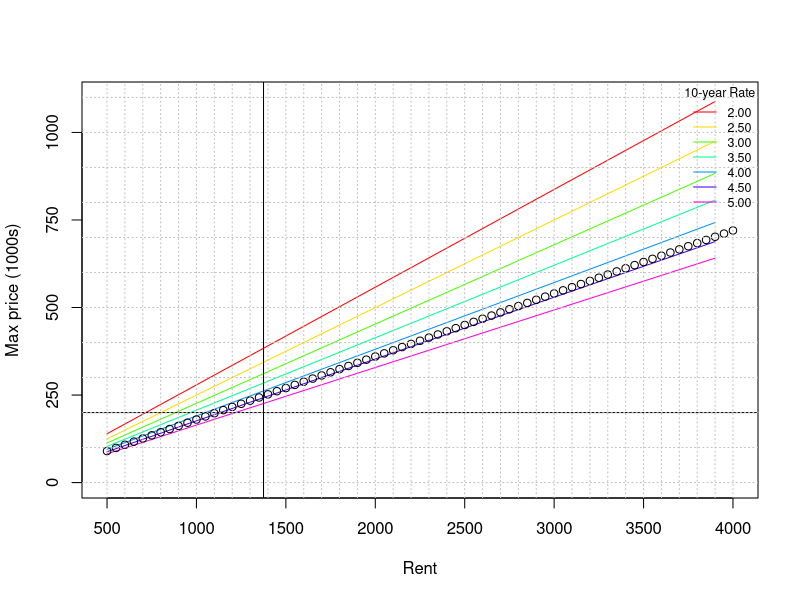

Here is the R script that generated this plot:
# Wage
W <- 50000 # Yearly wage
HR <- 0.33 # Ratio of take-home-pay to housing
M <- HR*W/12

# Rent range
R_MIN <- 500
R_MAX <- 4000

# Price range
P_MIN <- 0
P_MAX <- 1100

# 10 year GOC bond rate
I_MIN <- 2.0
I_MAX <- 5.0

x <- seq(R_MIN, R_MAX, by=200)
i <- seq(I_MIN, I_MAX, by=0.5)

plot(0,0,xlim=c(R_MIN, R_MAX), yaxt='n', ylim=c(P_MIN, P_MAX), xlab="Rent", ylab="Max price (1000s)")
axis(2, ylim=c(P_MIN, P_MAX), at=seq(P_MIN, P_MAX, by=250))

# Ross K Rule of 2.3
cols = rainbow(length(i))
for (j in seq(1,length(i)))
{
  y <- 1.2*x/(2.3+i[j])
  lines(x, y, type='l', col=cols[j])
}

# "Rule of 15"
x <- seq(R_MIN, R_MAX, by=50) 
y <- 12*x*15/1000
lines(x, y, type='p', col="#000000")
abline(v=M, col="#000000")
abline(h=W*4/1000, col="#000000")

iStr = sprintf("%.2f", i)
abline(h=seq(P_MIN, P_MAX, by=100), v=seq(R_MIN, R_MAX, by=100), col="gray", lty=3)
legend('topright', iStr, title="10-year Rate", lty=1, col=cols, bty='n', cex=.75)